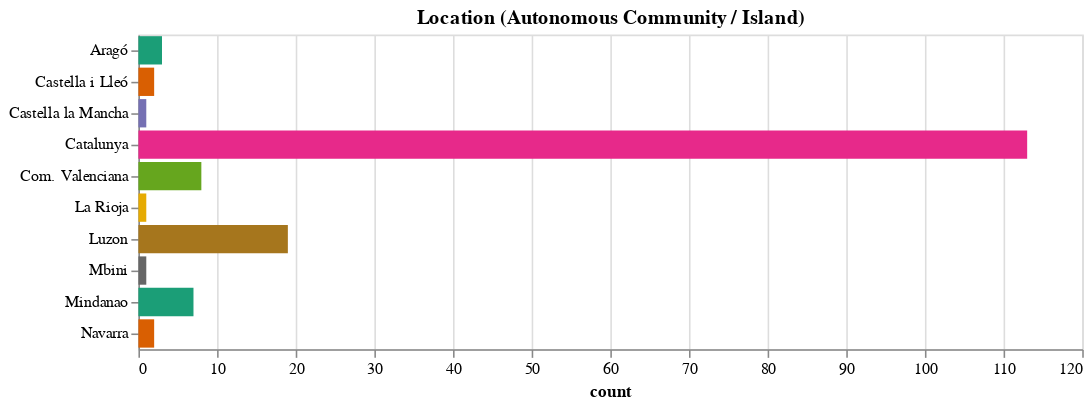

Notebook cell for this chart:
### Markdown cell above
### Records per Region, Autonomous Community (Spain) or Island (Philippines)

### Code cell
comm_chart

### Figure 1 — Vega-Lite specification as saved in the notebook (floating-point values rounded to 4 significant figures)
{"config": {"view": {"continuousWidth": 400, "continuousHeight": 300}}, "data": {"name": "data-294bae8894052bafbdf1328463d60661"}, "mark": "bar", "encoding": {"color": {"field": "index", "legend": null, "scale": {"scheme": "dark2"}, "type": "nominal"}, "x": {"field": "count", "type": "quantitative"}, "y": {"field": "index", "title": "", "type": "nominal"}}, "height": 200, "title": "Location (Autonomous Community / Island)", "width": 600, "$schema": "https://vega.github.io/schema/vega-lite/v4.17.0.json", "datasets": {"data-294bae8894052bafbdf1328463d60661": [{"index": "Catalunya", "count": 113}, {"index": "Luzon", "count": 19}, {"index": "Com. Valenciana", "count": 8}, {"index": "Mindanao", "count": 7}, {"index": "Aragó", "count": 3}, {"index": "Castella i Lleó", "count": 2}, {"index": "Navarra", "count": 2}, {"index": "Mbini", "count": 1}, {"index": "La Rioja", "count": 1}, {"index": "Castella la Mancha", "count": 1}]}}
